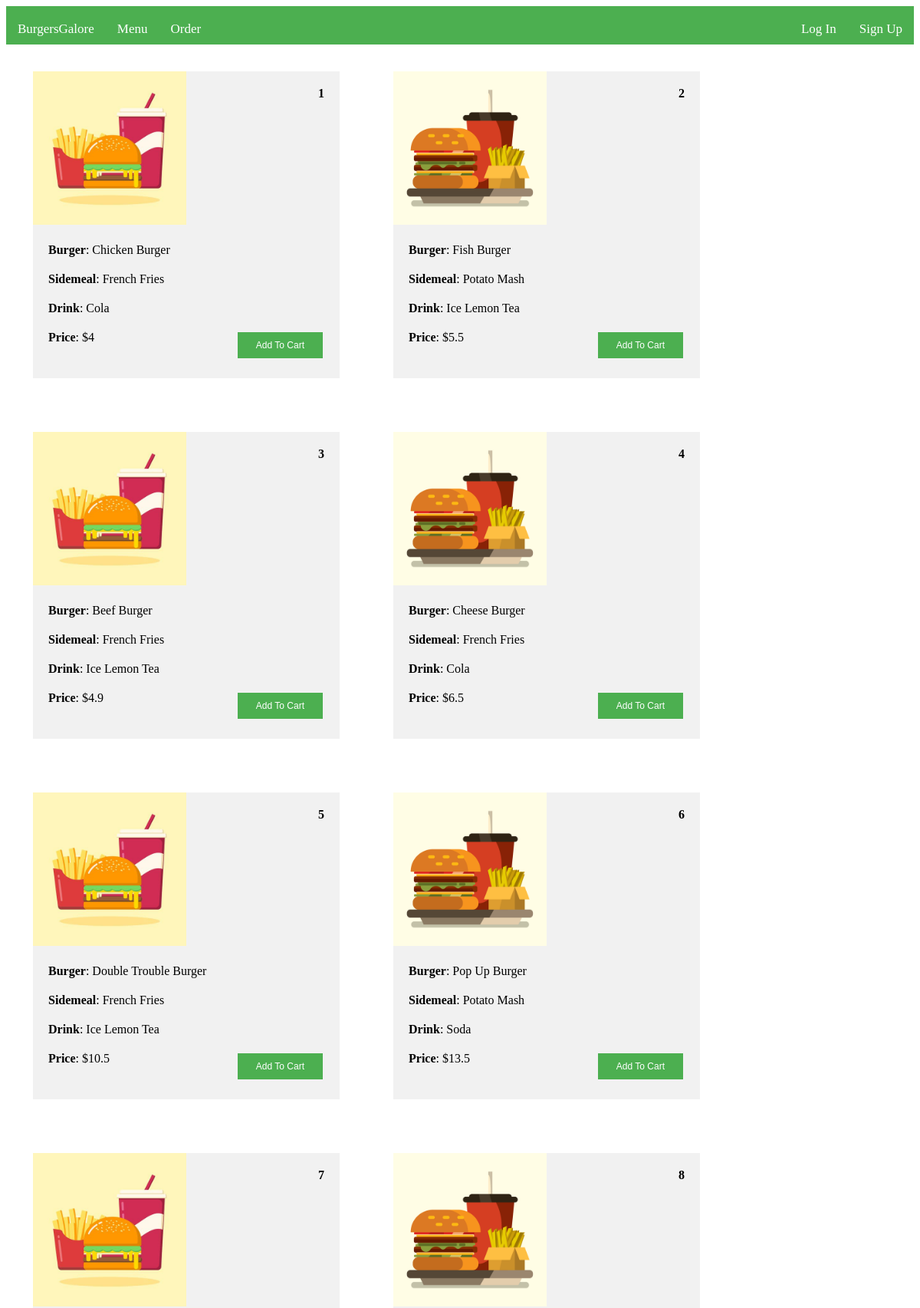
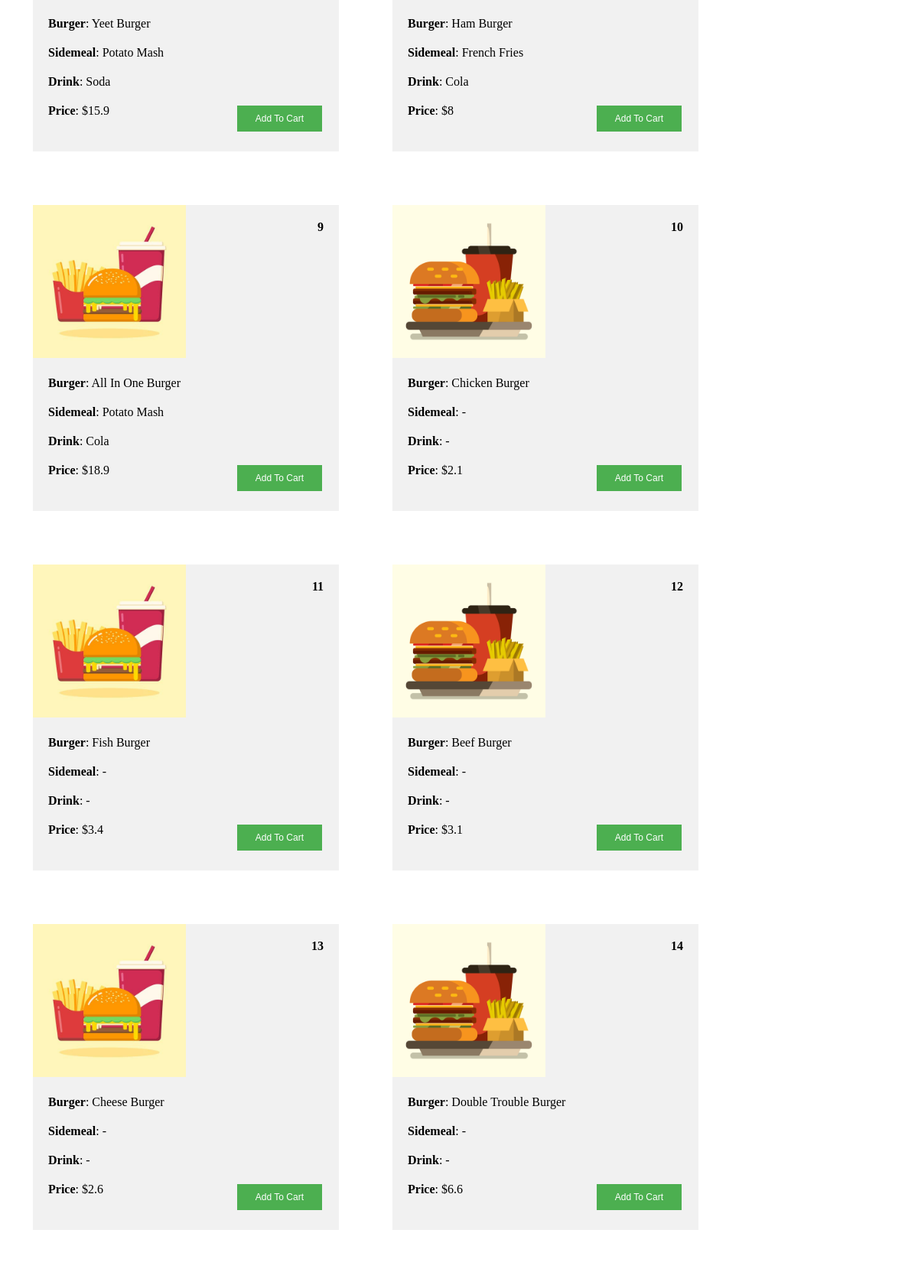
The page / (upper part) on the database its author committed (2 pictures, top to bottom).
### tables this page shows
CREATE TABLE meals (            id INTEGER PRIMARY KEY AUTOINCREMENT,            burger VARCHAR(256) NOT NULL,            sidemeal VARCHAR(256) NOT NULL,            drink VARCHAR(256) NOT NULL,            price INTEGER UNIQUE NOT NULL);

### server.py (the view)
@app.route('/',methods=["GET","POST"])
def main():
    database = sqlite3.connect('BurgerGalore.db')
    c = database.cursor()
    c.execute('SELECT id,burger,sidemeal,drink,price FROM meals')
    meals = c.fetchall()
    images = ('mealOne.png','mealTwo.png')
    index = len(meals)
    if curr_login != []:
        c.execute('''SELECT id FROM members WHERE name = :N''',\
                  {'N':curr_login[0]})
        custID = c.fetchone()[0]
        c.execute('''SELECT mealID,price,date FROM orders WHERE custID = :ID''',{"ID":custID})
        orders = c.fetchall()
        if orders != [] and len(orders) >= 10:
            c.execute('''SELECT mealID FROM orders GROUP BY mealID ORDER BY COUNT(mealID) DESC LIMIT 3;''')
            topmeals = c.fetchall()
            top = []
            for t in topmeals:
                c.execute('''SELECT id,burger,sidemeal,drink,price FROM meals WHERE id = :ID''',{"ID":int(t[0])})
                topmeal = c.fetchone()
                top.append(topmeal)
            line = "-" * 300 ### Design ###
            return render_template('main.html',\
                                   login=curr_login,\
                                   msg=msg,\
                                   meals=meals,\
                                   images=images,\
                                   index=index,\
                                   top_3 = top,\
                                   line=line)
        else:
            return render_template('main.html',\
                                   login=curr_login,\
                                   msg=msg,\
                                   meals=meals,\
                                   images=images,\
                                   index=index,\
                                   top_3 = None)
    else:
        return render_template('main.html',\
                               login=curr_login,\
                               msg=msg,\
                               meals=meals,\
                               images=images,\
                               index=index,\
                               top_3 = None)

### templates/main.html (shortened to what this page needs)
{% extends "layout.html" %}
{% block body %}
<form action="{{url_for('order')}}" method="POST">
	<div class='flex-contain'>
		{% for i in range(index)%}
			<div class='mealset'>
				{% if i % 2 == 0 %}
					<img src="static/{{ images[0] }}">
				{% else %}
					<img src="static/{{ images[1] }}">
				{% endif %}
				<p style="float:right;"><b>{{meals[i][0]}}</b></p>
				<p><b>Burger</b>: {{meals[i][1]}}</p>
				<p><b>Sidemeal</b>: {{meals[i][2]}}</p>
				<p><b>Drink</b>: {{meals[i][3]}}</p>
				<p><b>Price</b>: ${{meals[i][4]}}</p>
				<button class="button" name='selected' value='{{meals[i][0]}}'>Add To Cart</button>
			</div>
		{% endfor %}
	</div>
</form>
{% endblock %}

### templates/layout.html
<!DOCTYPE html>
<html>
<head>
	<link rel='stylesheet' href = "{{ url_for('static', filename = 'styleG.css') }}" type="text/css">
</head>
<body>
<div class="topnav">
  <a class="active" href="">BurgersGalore</a>
  <a href="{{ url_for('main') }}">Menu</a>
  <a href="{{ url_for('order') }}">Order</a>
  {% if login != [] %}
  	<div class="topnav-right">
		<a href="{{ url_for('profile') }}">Profile</a>
		<a href="{{ url_for('transactions') }}">Transactions</a>
		<a href="{{ url_for('logout') }}">Log Out</a>
	</div>
  {% else %}
	<div class="topnav-right">
		<a href="{{ url_for('login') }}">Log In</a>
		<a href="{{ url_for('signup') }}">Sign Up</a>
	</div>
  {% endif %}
</div>
{% block body %} {% endblock %}
</body>
</html>

### static/styleG.css (style rules this page uses)
img { height: 200px; width: 200px; }
.topnav { background-color: #4CAF50; overflow: hidden; }
.topnav a { float: left; color: #f2f2f2; text-align: center; padding: 14px 16px; text-decoration: none; font-size: 17px; }
.topnav a.active { background-color: #4CAF50; color: white; }
.topnav-right { float: right; }
.button { background-color: #4CAF50; border: none; color: white; padding: 10px 24px; text-align: center; text-decoration: none; display: inline-block; font-size: 12px; margin: 4px 2px; cursor: pointer; }
.flex-contain { display:flex; flex-wrap: wrap; }
.mealset { background-color: #f1f1f1; margin: 35px; width:400px; height: 400px; }
.mealset p { display: block; margin: 20px; }
.mealset button { float:right; position:relative; bottom:40px; right: 20px; }
a:link, a:visited { background-color: #4CAF50; color: white; padding: 10px 15px; margin-top: 10px; text-align: center; text-decoration: none; display: inline-block; }

### rows shown on the page
meals: id "1", burger "Chicken Burger", sidemeal "French Fries", drink "Cola", price "4"
meals: id "2", burger "Fish Burger", sidemeal "Potato Mash", drink "Ice Lemon Tea", price "5.5"
meals: id "3", burger "Beef Burger", sidemeal "French Fries", drink "Ice Lemon Tea", price "4.9"
meals: id "4", burger "Cheese Burger", sidemeal "French Fries", drink "Cola", price "6.5"
meals: id "5", burger "Double Trouble Burger", sidemeal "French Fries", drink "Ice Lemon Tea", price "10.5"
meals: id "6", burger "Pop Up Burger", sidemeal "Potato Mash", drink "Soda", price "13.5"
meals: id "7", burger "Yeet Burger", sidemeal "Potato Mash", drink "Soda", price "15.9"
meals: id "8", burger "Ham Burger", sidemeal "French Fries", drink "Cola", price "8"
meals: id "9", burger "All In One Burger", sidemeal "Potato Mash", drink "Cola", price "18.9"
meals: id "10", burger "Chicken Burger", sidemeal "-", drink "-", price "2.1"
meals: id "11", burger "Fish Burger", sidemeal "-", drink "-", price "3.4"
meals: id "12", burger "Beef Burger", sidemeal "-", drink "-", price "3.1"
meals: id "13", burger "Cheese Burger", sidemeal "-", drink "-", price "2.6"
meals: id "14", burger "Double Trouble Burger", sidemeal "-", drink "-", price "6.6"
